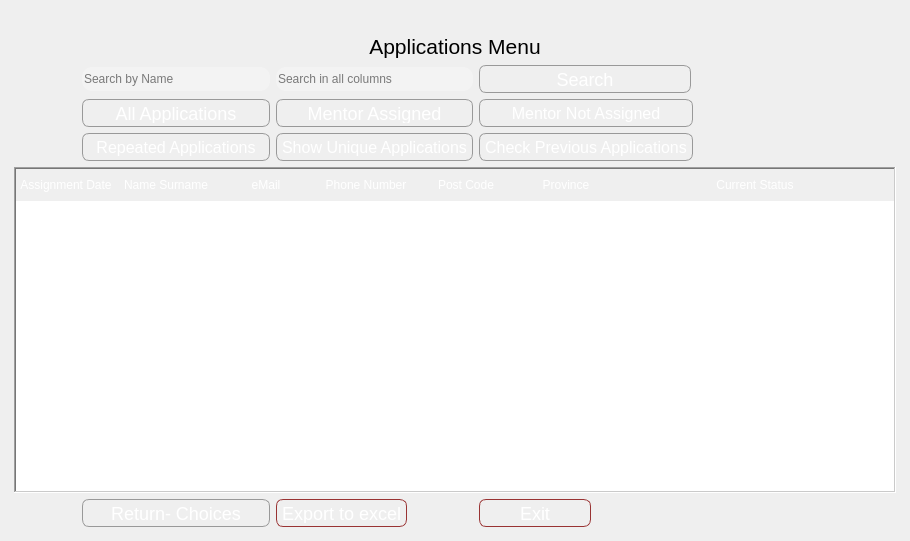
<?xml version="1.0" encoding="UTF-8"?>
<ui version="4.0">
 <class>MainWindow</class>
 <widget class="QMainWindow" name="MainWindow">
  <property name="geometry">
   <rect>
    <x>0</x>
    <y>0</y>
    <width>910</width>
    <height>541</height>
   </rect>
  </property>
  <property name="sizePolicy">
   <sizepolicy hsizetype="Fixed" vsizetype="Fixed">
    <horstretch>0</horstretch>
    <verstretch>0</verstretch>
   </sizepolicy>
  </property>
  <property name="windowTitle">
   <string>MainWindow</string>
  </property>
  <property name="styleSheet">
   <string notr="true">#MyLoginForm {
background: white;
}

</string>
  </property>
  <widget class="QWidget" name="centralwidget">
   <layout class="QVBoxLayout" name="verticalLayout">
    <item>
     <widget class="QFrame" name="mainFrame">
      <property name="styleSheet">
       <string notr="true">#mainFrame{
    border: 10px solid qlineargradient(x1:0, y1:0, x2:1, y2:1, 
                    stop:0 #ff6666,
                    stop:0.1 #ff7777,
                    stop:0.49 #cc3333,
                    stop:0.5 #bb2244,
                    stop:1 #cc3333);
    border-radius: 40px;
    background: qlineargradient(x1:0, y1:0, x2:0, y2:1, 
                    stop:0 #d0d0d0,
                    stop:0.2 #f0f0f0,
                    stop:0.5 #ffffff);
}
</string>
      </property>
      <property name="frameShape">
       <enum>QFrame::StyledPanel</enum>
      </property>
      <property name="frameShadow">
       <enum>QFrame::Raised</enum>
      </property>
      <property name="lineWidth">
       <number>5</number>
      </property>
      <layout class="QGridLayout" name="gridLayout">
       <property name="leftMargin">
        <number>5</number>
       </property>
       <property name="topMargin">
        <number>5</number>
       </property>
       <property name="rightMargin">
        <number>5</number>
       </property>
       <property name="bottomMargin">
        <number>5</number>
       </property>
       <property name="spacing">
        <number>6</number>
       </property>
       <item row="6" column="2">
        <widget class="QPushButton" name="filter_applications_button">
         <property name="sizePolicy">
          <sizepolicy hsizetype="Preferred" vsizetype="Fixed">
           <horstretch>0</horstretch>
           <verstretch>0</verstretch>
          </sizepolicy>
         </property>
         <property name="minimumSize">
          <size>
           <width>62</width>
           <height>28</height>
          </size>
         </property>
         <property name="maximumSize">
          <size>
           <width>312</width>
           <height>28</height>
          </size>
         </property>
         <property name="styleSheet">
          <string notr="true">QPushButton {
    color: white;
    background-color: qlineargradient(x1:0, y1:0, x2:0, y2:1,
                                       stop:0 #CCCCCC,
                                       stop:0.1 #DDDDDD,
                                       stop:0.49 #AAAAAA,
                                       stop:0.5 #999999,
                                       stop:1 #AAAAAA);
    border-width: 1px;
    border-color: #999999;
    border-style: solid;
    border-radius: 7px;
    padding: 3px;
    font-size: 16px;
    padding-left: 5px;
    padding-right: 5px;
    min-width: 50px;
    max-width: 300px;
    min-height: 20px;
    max-height: 20px;
}

QPushButton:hover {
    background-color: qlineargradient(x1:0, y1:0, x2:0, y2:1,
                                       stop:0 #DDDDDD,
                                       stop:0.1 #EEEEEE,
                                       stop:0.49 #BBBBBB,
                                       stop:0.5 #AAAAAA,
                                       stop:1 #BBBBBB);
}

QPushButton:pressed {
    background-color: qlineargradient(x1:0, y1:0, x2:0, y2:1,
                                       stop:0 #AAAAAA,
                                       stop:0.1 #BBBBBB,
                                       stop:0.49 #888888,
                                       stop:0.5 #777777,
                                       stop:1 #888888);
}
</string>
         </property>
         <property name="text">
          <string>Show Unique Applications</string>
         </property>
         <property name="icon">
          <iconset>
           <normaloff>../../Users/Durak/Downloads/filter.png</normaloff>../../Users/Durak/Downloads/filter.png</iconset>
         </property>
        </widget>
       </item>
       <item row="2" column="1">
        <widget class="QLineEdit" name="search_text">
         <property name="sizePolicy">
          <sizepolicy hsizetype="Preferred" vsizetype="Fixed">
           <horstretch>0</horstretch>
           <verstretch>0</verstretch>
          </sizepolicy>
         </property>
         <property name="minimumSize">
          <size>
           <width>188</width>
           <height>24</height>
          </size>
         </property>
         <property name="maximumSize">
          <size>
           <width>188</width>
           <height>16777215</height>
          </size>
         </property>
         <property name="styleSheet">
          <string notr="true">            border: 3px solid qlineargradient(x1:0, y1:0, x2:1, y2:1,
                                             stop:0 #ff6666,
                                             stop:0.1 #ff7777,
                                             stop:0.49 #cc3333,
                                             stop:0.5 #bb2244,
                                             stop:1 #cc3333);
            border-radius: 10px;
            background: rgb(243, 243, 243);
</string>
         </property>
         <property name="inputMask">
          <string/>
         </property>
         <property name="text">
          <string/>
         </property>
         <property name="placeholderText">
          <string>Search by Name</string>
         </property>
        </widget>
       </item>
       <item row="6" column="1">
        <widget class="QPushButton" name="repeated_application_button">
         <property name="minimumSize">
          <size>
           <width>62</width>
           <height>28</height>
          </size>
         </property>
         <property name="maximumSize">
          <size>
           <width>212</width>
           <height>28</height>
          </size>
         </property>
         <property name="styleSheet">
          <string notr="true">QPushButton {
    color: white;
    background-color: qlineargradient(x1:0, y1:0, x2:0, y2:1,
                                       stop:0 #CCCCCC,
                                       stop:0.1 #DDDDDD,
                                       stop:0.49 #AAAAAA,
                                       stop:0.5 #999999,
                                       stop:1 #AAAAAA);
    border-width: 1px;
    border-color: #999999;
    border-style: solid;
    border-radius: 7px;
    padding: 3px;
    font-size: 16px;
    padding-left: 5px;
    padding-right: 5px;
    min-width: 50px;
    max-width: 200px;
    min-height: 20px;
    max-height: 20px;
}

QPushButton:hover {
    background-color: qlineargradient(x1:0, y1:0, x2:0, y2:1,
                                       stop:0 #DDDDDD,
                                       stop:0.1 #EEEEEE,
                                       stop:0.49 #BBBBBB,
                                       stop:0.5 #AAAAAA,
                                       stop:1 #BBBBBB);
}

QPushButton:pressed {
    background-color: qlineargradient(x1:0, y1:0, x2:0, y2:1,
                                       stop:0 #AAAAAA,
                                       stop:0.1 #BBBBBB,
                                       stop:0.49 #888888,
                                       stop:0.5 #777777,
                                       stop:1 #888888);
}
</string>
         </property>
         <property name="text">
          <string>Repeated Applications</string>
         </property>
         <property name="icon">
          <iconset>
           <normaloff>../../Users/Durak/Downloads/repeat_FILL0_wght300_GRAD200_opsz48.png</normaloff>../../Users/Durak/Downloads/repeat_FILL0_wght300_GRAD200_opsz48.png</iconset>
         </property>
        </widget>
       </item>
       <item row="4" column="1">
        <widget class="QPushButton" name="all_applications_button">
         <property name="sizePolicy">
          <sizepolicy hsizetype="Fixed" vsizetype="Fixed">
           <horstretch>0</horstretch>
           <verstretch>0</verstretch>
          </sizepolicy>
         </property>
         <property name="minimumSize">
          <size>
           <width>62</width>
           <height>28</height>
          </size>
         </property>
         <property name="maximumSize">
          <size>
           <width>212</width>
           <height>28</height>
          </size>
         </property>
         <property name="styleSheet">
          <string notr="true">QPushButton {
    color: white;
    background-color: qlineargradient(x1:0, y1:0, x2:0, y2:1,
                                       stop:0 #CCCCCC,
                                       stop:0.1 #DDDDDD,
                                       stop:0.49 #AAAAAA,
                                       stop:0.5 #999999,
                                       stop:1 #AAAAAA);
    border-width: 1px;
    border-color: #999999;
    border-style: solid;
    border-radius: 7px;
    padding: 3px;
    font-size: 18px;
    padding-left: 5px;
    padding-right: 5px;
    min-width: 50px;
    max-width: 200px;
    min-height: 20px;
    max-height: 20px;
}

QPushButton:hover {
    background-color: qlineargradient(x1:0, y1:0, x2:0, y2:1,
                                       stop:0 #DDDDDD,
                                       stop:0.1 #EEEEEE,
                                       stop:0.49 #BBBBBB,
                                       stop:0.5 #AAAAAA,
                                       stop:1 #BBBBBB);
}

QPushButton:pressed {
    background-color: qlineargradient(x1:0, y1:0, x2:0, y2:1,
                                       stop:0 #AAAAAA,
                                       stop:0.1 #BBBBBB,
                                       stop:0.49 #888888,
                                       stop:0.5 #777777,
                                       stop:1 #888888);
}
</string>
         </property>
         <property name="text">
          <string>All Applications</string>
         </property>
         <property name="icon">
          <iconset>
           <normaloff>../../Users/Durak/Downloads/profiles.png</normaloff>../../Users/Durak/Downloads/profiles.png</iconset>
         </property>
        </widget>
       </item>
       <item row="4" column="2">
        <widget class="QPushButton" name="assigned_mentors_button">
         <property name="minimumSize">
          <size>
           <width>62</width>
           <height>28</height>
          </size>
         </property>
         <property name="styleSheet">
          <string notr="true">QPushButton {
    color: white;
    background-color: qlineargradient(x1:0, y1:0, x2:0, y2:1,
                                       stop:0 #CCCCCC,
                                       stop:0.1 #DDDDDD,
                                       stop:0.49 #AAAAAA,
                                       stop:0.5 #999999,
                                       stop:1 #AAAAAA);
    border-width: 1px;
    border-color: #999999;
    border-style: solid;
    border-radius: 7px;
    padding: 3px;
    font-size: 18px;
    padding-left: 5px;
    padding-right: 5px;
    min-width: 50px;
    max-width: 300px;
    min-height: 20px;
    max-height: 20px;
}

QPushButton:hover {
    background-color: qlineargradient(x1:0, y1:0, x2:0, y2:1,
                                       stop:0 #DDDDDD,
                                       stop:0.1 #EEEEEE,
                                       stop:0.49 #BBBBBB,
                                       stop:0.5 #AAAAAA,
                                       stop:1 #BBBBBB);
}

QPushButton:pressed {
    background-color: qlineargradient(x1:0, y1:0, x2:0, y2:1,
                                       stop:0 #AAAAAA,
                                       stop:0.1 #BBBBBB,
                                       stop:0.49 #888888,
                                       stop:0.5 #777777,
                                       stop:1 #888888);
}
</string>
         </property>
         <property name="text">
          <string>Mentor Assigned</string>
         </property>
         <property name="icon">
          <iconset>
           <normaloff>../../Users/Durak/Downloads/supervised_user_circle_FILL0_wght300_GRAD200_opsz48.png</normaloff>../../Users/Durak/Downloads/supervised_user_circle_FILL0_wght300_GRAD200_opsz48.png</iconset>
         </property>
        </widget>
       </item>
       <item row="2" column="2">
        <widget class="QLineEdit" name="search_text_2">
         <property name="sizePolicy">
          <sizepolicy hsizetype="Preferred" vsizetype="Fixed">
           <horstretch>0</horstretch>
           <verstretch>0</verstretch>
          </sizepolicy>
         </property>
         <property name="minimumSize">
          <size>
           <width>163</width>
           <height>24</height>
          </size>
         </property>
         <property name="styleSheet">
          <string notr="true">            border: 3px solid qlineargradient(x1:0, y1:0, x2:1, y2:1,
                                             stop:0 #ff6666,
                                             stop:0.1 #ff7777,
                                             stop:0.49 #cc3333,
                                             stop:0.5 #bb2244,
                                             stop:1 #cc3333);
            border-radius: 10px;
            background: rgb(243, 243, 243);</string>
         </property>
         <property name="text">
          <string/>
         </property>
         <property name="placeholderText">
          <string>Search in all columns</string>
         </property>
        </widget>
       </item>
       <item row="0" column="0" alignment="Qt::AlignLeft|Qt::AlignTop">
        <widget class="QLabel" name="logo1">
         <property name="enabled">
          <bool>true</bool>
         </property>
         <property name="autoFillBackground">
          <bool>false</bool>
         </property>
         <property name="styleSheet">
          <string notr="true"/>
         </property>
         <property name="frameShadow">
          <enum>QFrame::Plain</enum>
         </property>
         <property name="text">
          <string/>
         </property>
         <property name="pixmap">
          <pixmap>logo1.ico</pixmap>
         </property>
         <property name="scaledContents">
          <bool>true</bool>
         </property>
        </widget>
       </item>
       <item row="11" column="0" colspan="7">
        <widget class="QTableWidget" name="tableWidget">
         <property name="styleSheet">
          <string notr="true">QTableView QHeaderView::section:horizontal {
    color: white;
    background-color: qlineargradient(x1:0, y1:0, x2:0, y2:1,
                                       stop:0 #ff6666,
                                       stop:0.1 #ff7777,
                                       stop:0.49 #cc3333,
                                       stop:0.5 #bb2244,
                                       stop:1 #cc3333);
    border: none;
    height: 32px;
}</string>
         </property>
         <property name="frameShape">
          <enum>QFrame::WinPanel</enum>
         </property>
         <property name="frameShadow">
          <enum>QFrame::Sunken</enum>
         </property>
         <property name="lineWidth">
          <number>10</number>
         </property>
         <property name="midLineWidth">
          <number>10</number>
         </property>
         <property name="alternatingRowColors">
          <bool>true</bool>
         </property>
         <property name="selectionMode">
          <enum>QAbstractItemView::SingleSelection</enum>
         </property>
         <property name="gridStyle">
          <enum>Qt::SolidLine</enum>
         </property>
         <property name="sortingEnabled">
          <bool>true</bool>
         </property>
         <attribute name="horizontalHeaderCascadingSectionResizes">
          <bool>true</bool>
         </attribute>
         <attribute name="horizontalHeaderShowSortIndicator" stdset="0">
          <bool>true</bool>
         </attribute>
         <attribute name="horizontalHeaderStretchLastSection">
          <bool>true</bool>
         </attribute>
         <attribute name="verticalHeaderCascadingSectionResizes">
          <bool>true</bool>
         </attribute>
         <column>
          <property name="text">
           <string>Assignment Date</string>
          </property>
         </column>
         <column>
          <property name="text">
           <string>Name Surname</string>
          </property>
         </column>
         <column>
          <property name="text">
           <string>eMail</string>
          </property>
         </column>
         <column>
          <property name="text">
           <string>Phone Number</string>
          </property>
          <property name="background">
           <color>
            <red>170</red>
            <green>85</green>
            <blue>255</blue>
           </color>
          </property>
         </column>
         <column>
          <property name="text">
           <string>Post Code</string>
          </property>
         </column>
         <column>
          <property name="text">
           <string>Province</string>
          </property>
         </column>
         <column>
          <property name="text">
           <string>Current Status</string>
          </property>
         </column>
        </widget>
       </item>
       <item row="1" column="0" colspan="7" alignment="Qt::AlignHCenter|Qt::AlignTop">
        <widget class="QLabel" name="label">
         <property name="text">
          <string>&lt;html&gt;&lt;head/&gt;&lt;body&gt;&lt;p align=&quot;center&quot;&gt;&lt;span style=&quot; font-size:16pt;&quot;&gt;Applications Menu&lt;/span&gt;&lt;/p&gt;&lt;/body&gt;&lt;/html&gt;</string>
         </property>
        </widget>
       </item>
       <item row="12" column="2" alignment="Qt::AlignLeft">
        <widget class="QPushButton" name="export_to_excel_button">
         <property name="styleSheet">
          <string notr="true">QPushButton {
    color: white;
    background-color: qlineargradient(x1:0, y1:0, x2:0, y2:1,
                                       stop:0 #ff6666,
                                       stop:0.1 #ff7777,
                                       stop:0.49 #cc3333,
                                       stop:0.5 #bb2244,
                                       stop:1 #cc3333);
    border-width: 1px;
    border-color: #993333;
    border-style: solid;
    border-radius: 7px;
    padding: 3px;
    font-size: 18px;
    padding-left: 5px;
    padding-right: 5px;
    min-width: 100px;
    max-width: 300px;
    min-height: 20px;
    max-height: 20px;
}

QPushButton:hover {
    background-color: qlineargradient(x1:0, y1:0, x2:0, y2:1,
                                       stop:0 #ff8888,
                                       stop:0.1 #ff9999,
                                       stop:0.49 #cc5555,
                                       stop:0.5 #bb3355,
                                       stop:1 #cc5555);
}

QPushButton:pressed {
    background-color: qlineargradient(x1:0, y1:0, x2:0, y2:1,
                                       stop:0 #ff4444,
                                       stop:0.1 #ff5555,
                                       stop:0.49 #cc1111,
                                       stop:0.5 #aa0022,
                                       stop:1 #cc1111);
}
</string>
         </property>
         <property name="text">
          <string>Export to excel</string>
         </property>
        </widget>
       </item>
       <item row="0" column="2" colspan="3" alignment="Qt::AlignRight|Qt::AlignTop">
        <widget class="QLabel" name="logo2">
         <property name="autoFillBackground">
          <bool>false</bool>
         </property>
         <property name="styleSheet">
          <string notr="true"/>
         </property>
         <property name="text">
          <string/>
         </property>
         <property name="pixmap">
          <pixmap>logo2.png</pixmap>
         </property>
         <property name="scaledContents">
          <bool>true</bool>
         </property>
        </widget>
       </item>
       <item row="2" column="3">
        <widget class="QPushButton" name="search_button">
         <property name="sizePolicy">
          <sizepolicy hsizetype="Fixed" vsizetype="Fixed">
           <horstretch>0</horstretch>
           <verstretch>0</verstretch>
          </sizepolicy>
         </property>
         <property name="minimumSize">
          <size>
           <width>230</width>
           <height>28</height>
          </size>
         </property>
         <property name="maximumSize">
          <size>
           <width>312</width>
           <height>28</height>
          </size>
         </property>
         <property name="styleSheet">
          <string notr="true">QPushButton {
    color: white;
    background-color: qlineargradient(x1:0, y1:0, x2:0, y2:1,
                                       stop:0 #CCCCCC,
                                       stop:0.1 #DDDDDD,
                                       stop:0.49 #AAAAAA,
                                       stop:0.5 #999999,
                                       stop:1 #AAAAAA);
    border-width: 1px;
    border-color: #999999;
    border-style: solid;
    border-radius: 7px;
    padding: 3px;
    font-size: 18px;
    padding-left: 5px;
    padding-right: 5px;
    min-width: 50px;
    max-width: 200px;
    min-height: 20px;
    max-height: 20px;
}

QPushButton:hover {
    background-color: qlineargradient(x1:0, y1:0, x2:0, y2:1,
                                       stop:0 #DDDDDD,
                                       stop:0.1 #EEEEEE,
                                       stop:0.49 #BBBBBB,
                                       stop:0.5 #AAAAAA,
                                       stop:1 #BBBBBB);
}

QPushButton:pressed {
    background-color: qlineargradient(x1:0, y1:0, x2:0, y2:1,
                                       stop:0 #AAAAAA,
                                       stop:0.1 #BBBBBB,
                                       stop:0.49 #888888,
                                       stop:0.5 #777777,
                                       stop:1 #888888);
}
</string>
         </property>
         <property name="text">
          <string>Search</string>
         </property>
         <property name="icon">
          <iconset>
           <normaloff>../../Users/Durak/Downloads/search_FILL0_wght300_GRAD200_opsz48.png</normaloff>../../Users/Durak/Downloads/search_FILL0_wght300_GRAD200_opsz48.png</iconset>
         </property>
        </widget>
       </item>
       <item row="4" column="3">
        <widget class="QPushButton" name="unassigned_mentors_button">
         <property name="sizePolicy">
          <sizepolicy hsizetype="Fixed" vsizetype="Fixed">
           <horstretch>0</horstretch>
           <verstretch>0</verstretch>
          </sizepolicy>
         </property>
         <property name="minimumSize">
          <size>
           <width>62</width>
           <height>28</height>
          </size>
         </property>
         <property name="maximumSize">
          <size>
           <width>312</width>
           <height>28</height>
          </size>
         </property>
         <property name="styleSheet">
          <string notr="true">QPushButton {
    color: white;
    background-color: qlineargradient(x1:0, y1:0, x2:0, y2:1,
                                       stop:0 #CCCCCC,
                                       stop:0.1 #DDDDDD,
                                       stop:0.49 #AAAAAA,
                                       stop:0.5 #999999,
                                       stop:1 #AAAAAA);
    border-width: 1px;
    border-color: #999999;
    border-style: solid;
    border-radius: 7px;
    padding: 3px;
    font-size: 16px;
    padding-left: 5px;
    padding-right: 5px;
    min-width: 50px;
    max-width: 300px;
    min-height: 20px;
    max-height: 20px;
}

QPushButton:hover {
    background-color: qlineargradient(x1:0, y1:0, x2:0, y2:1,
                                       stop:0 #DDDDDD,
                                       stop:0.1 #EEEEEE,
                                       stop:0.49 #BBBBBB,
                                       stop:0.5 #AAAAAA,
                                       stop:1 #BBBBBB);
}

QPushButton:pressed {
    background-color: qlineargradient(x1:0, y1:0, x2:0, y2:1,
                                       stop:0 #AAAAAA,
                                       stop:0.1 #BBBBBB,
                                       stop:0.49 #888888,
                                       stop:0.5 #777777,
                                       stop:1 #888888);
}
</string>
         </property>
         <property name="text">
          <string>Mentor Not Assigned</string>
         </property>
         <property name="icon">
          <iconset>
           <normaloff>../../Users/Durak/Downloads/person_FILL0_wght400_GRAD0_opsz24.png</normaloff>../../Users/Durak/Downloads/person_FILL0_wght400_GRAD0_opsz24.png</iconset>
         </property>
        </widget>
       </item>
       <item row="6" column="3">
        <widget class="QPushButton" name="previous_vit_button">
         <property name="enabled">
          <bool>true</bool>
         </property>
         <property name="sizePolicy">
          <sizepolicy hsizetype="Fixed" vsizetype="Fixed">
           <horstretch>0</horstretch>
           <verstretch>0</verstretch>
          </sizepolicy>
         </property>
         <property name="minimumSize">
          <size>
           <width>62</width>
           <height>28</height>
          </size>
         </property>
         <property name="maximumSize">
          <size>
           <width>312</width>
           <height>28</height>
          </size>
         </property>
         <property name="styleSheet">
          <string notr="true">QPushButton {
    color: white;
    background-color: qlineargradient(x1:0, y1:0, x2:0, y2:1,
                                       stop:0 #CCCCCC,
                                       stop:0.1 #DDDDDD,
                                       stop:0.49 #AAAAAA,
                                       stop:0.5 #999999,
                                       stop:1 #AAAAAA);
    border-width: 1px;
    border-color: #999999;
    border-style: solid;
    border-radius: 7px;
    padding: 3px;
    font-size: 16px;
    padding-left: 5px;
    padding-right: 5px;
    min-width: 50px;
    max-width: 300px;
    min-height: 20px;
    max-height: 20px;
}

QPushButton:hover {
    background-color: qlineargradient(x1:0, y1:0, x2:0, y2:1,
                                       stop:0 #DDDDDD,
                                       stop:0.1 #EEEEEE,
                                       stop:0.49 #BBBBBB,
                                       stop:0.5 #AAAAAA,
                                       stop:1 #BBBBBB);
}

QPushButton:pressed {
    background-color: qlineargradient(x1:0, y1:0, x2:0, y2:1,
                                       stop:0 #AAAAAA,
                                       stop:0.1 #BBBBBB,
                                       stop:0.49 #888888,
                                       stop:0.5 #777777,
                                       stop:1 #888888);
}
</string>
         </property>
         <property name="text">
          <string>Check Previous Applications</string>
         </property>
         <property name="icon">
          <iconset>
           <normaloff>../../Users/Durak/Downloads/arrow_back_FILL0_wght300_GRAD200_opsz48.png</normaloff>../../Users/Durak/Downloads/arrow_back_FILL0_wght300_GRAD200_opsz48.png</iconset>
         </property>
        </widget>
       </item>
       <item row="12" column="3" alignment="Qt::AlignLeft">
        <widget class="QPushButton" name="exit_button">
         <property name="minimumSize">
          <size>
           <width>112</width>
           <height>28</height>
          </size>
         </property>
         <property name="maximumSize">
          <size>
           <width>312</width>
           <height>28</height>
          </size>
         </property>
         <property name="styleSheet">
          <string notr="true">QPushButton {
    color: white;
    background-color: qlineargradient(x1:0, y1:0, x2:0, y2:1,
                                       stop:0 #ff6666,
                                       stop:0.1 #ff7777,
                                       stop:0.49 #cc3333,
                                       stop:0.5 #bb2244,
                                       stop:1 #cc3333);
    border-width: 1px;
    border-color: #993333;
    border-style: solid;
    border-radius: 7px;
    padding: 3px;
    font-size: 18px;
    padding-left: 5px;
    padding-right: 5px;
    min-width: 100px;
    max-width: 300px;
    min-height: 20px;
    max-height: 20px;
}

QPushButton:hover {
    background-color: qlineargradient(x1:0, y1:0, x2:0, y2:1,
                                       stop:0 #ff8888,
                                       stop:0.1 #ff9999,
                                       stop:0.49 #cc5555,
                                       stop:0.5 #bb3355,
                                       stop:1 #cc5555);
}

QPushButton:pressed {
    background-color: qlineargradient(x1:0, y1:0, x2:0, y2:1,
                                       stop:0 #ff4444,
                                       stop:0.1 #ff5555,
                                       stop:0.49 #cc1111,
                                       stop:0.5 #aa0022,
                                       stop:1 #cc1111);
}
</string>
         </property>
         <property name="text">
          <string>Exit</string>
         </property>
         <property name="icon">
          <iconset>
           <normaloff>../../Users/Durak/Downloads/close_FILL0_wght400_GRAD0_opsz24.png</normaloff>../../Users/Durak/Downloads/close_FILL0_wght400_GRAD0_opsz24.png</iconset>
         </property>
        </widget>
       </item>
       <item row="12" column="1">
        <widget class="QPushButton" name="return_button">
         <property name="minimumSize">
          <size>
           <width>62</width>
           <height>28</height>
          </size>
         </property>
         <property name="maximumSize">
          <size>
           <width>212</width>
           <height>28</height>
          </size>
         </property>
         <property name="styleSheet">
          <string notr="true">QPushButton {
    color: white;
    background-color: qlineargradient(x1:0, y1:0, x2:0, y2:1,
                                       stop:0 #CCCCCC,
                                       stop:0.1 #DDDDDD,
                                       stop:0.49 #AAAAAA,
                                       stop:0.5 #999999,
                                       stop:1 #AAAAAA);
    border-width: 1px;
    border-color: #999999;
    border-style: solid;
    border-radius: 7px;
    padding: 3px;
    font-size: 18px;
    padding-left: 5px;
    padding-right: 5px;
    min-width: 50px;
    max-width: 200px;
    min-height: 20px;
    max-height: 20px;
}

QPushButton:hover {
    background-color: qlineargradient(x1:0, y1:0, x2:0, y2:1,
                                       stop:0 #DDDDDD,
                                       stop:0.1 #EEEEEE,
                                       stop:0.49 #BBBBBB,
                                       stop:0.5 #AAAAAA,
                                       stop:1 #BBBBBB);
}

QPushButton:pressed {
    background-color: qlineargradient(x1:0, y1:0, x2:0, y2:1,
                                       stop:0 #AAAAAA,
                                       stop:0.1 #BBBBBB,
                                       stop:0.49 #888888,
                                       stop:0.5 #777777,
                                       stop:1 #888888);
}
</string>
         </property>
         <property name="text">
          <string>Return- Choices</string>
         </property>
         <property name="icon">
          <iconset>
           <normaloff>../../Users/Durak/Downloads/choice.png</normaloff>../../Users/Durak/Downloads/choice.png</iconset>
         </property>
        </widget>
       </item>
      </layout>
      <zorder>logo1</zorder>
      <zorder>tableWidget</zorder>
      <zorder>label</zorder>
      <zorder>search_text</zorder>
      <zorder>all_applications_button</zorder>
      <zorder>repeated_application_button</zorder>
      <zorder>search_text_2</zorder>
      <zorder>assigned_mentors_button</zorder>
      <zorder>filter_applications_button</zorder>
      <zorder>logo2</zorder>
      <zorder>export_to_excel_button</zorder>
      <zorder>search_button</zorder>
      <zorder>unassigned_mentors_button</zorder>
      <zorder>previous_vit_button</zorder>
      <zorder>exit_button</zorder>
      <zorder>return_button</zorder>
     </widget>
    </item>
   </layout>
  </widget>
 </widget>
 <tabstops>
  <tabstop>search_text</tabstop>
  <tabstop>search_text_2</tabstop>
  <tabstop>all_applications_button</tabstop>
  <tabstop>assigned_mentors_button</tabstop>
  <tabstop>repeated_application_button</tabstop>
  <tabstop>filter_applications_button</tabstop>
  <tabstop>tableWidget</tabstop>
 </tabstops>
 <resources/>
 <connections/>
</ui>
